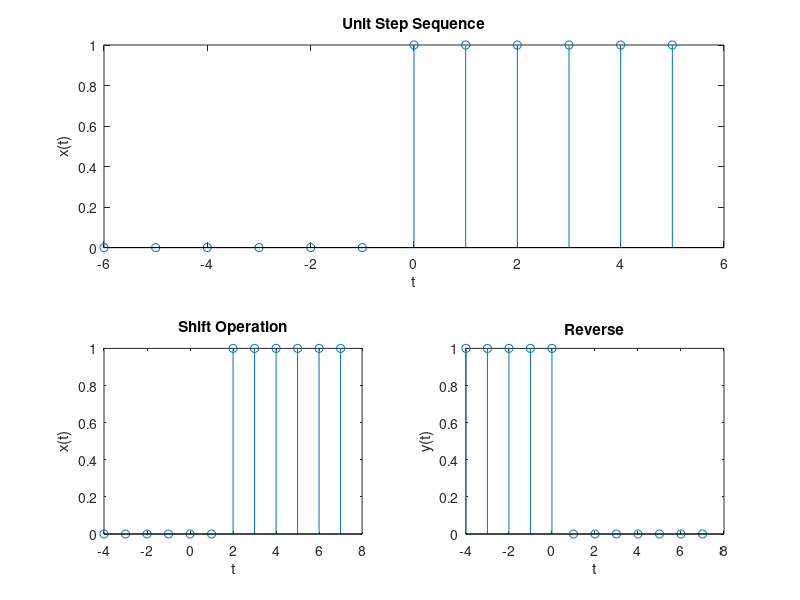

Write MATLAB code to recreate this figure.
clear;

N=12;
t=-6:1:(N-1)/2;

for i=1:length(t)
  if t(i)>=0
    x(i)=1;
  else
    x(i)=0;
  endif
endfor

subplot(2,2,1:2);
stem(t,x);
xlabel('t');ylabel('x(t)');
title('Unit Step Sequence');

t=t+2;
subplot(2,2,3);
stem(t,x);
xlabel('t');ylabel('x(t)');
title('Shift Operation');

for i=1:length(t)
  if t(i)<=0
    y(i)=1;
  else
    y(i)=0;
  endif
endfor

subplot(2,2,4);
stem(t,y);
xlabel('t');ylabel('y(t)');
title('Reverse');